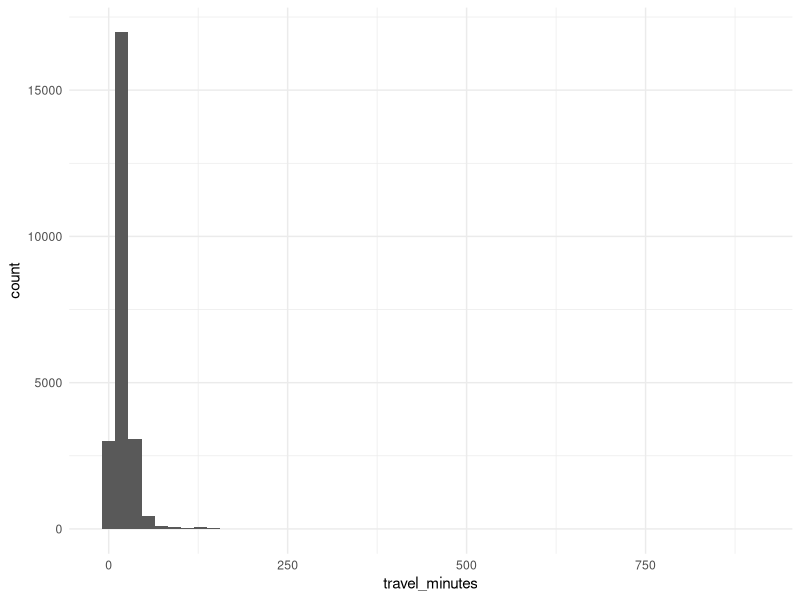
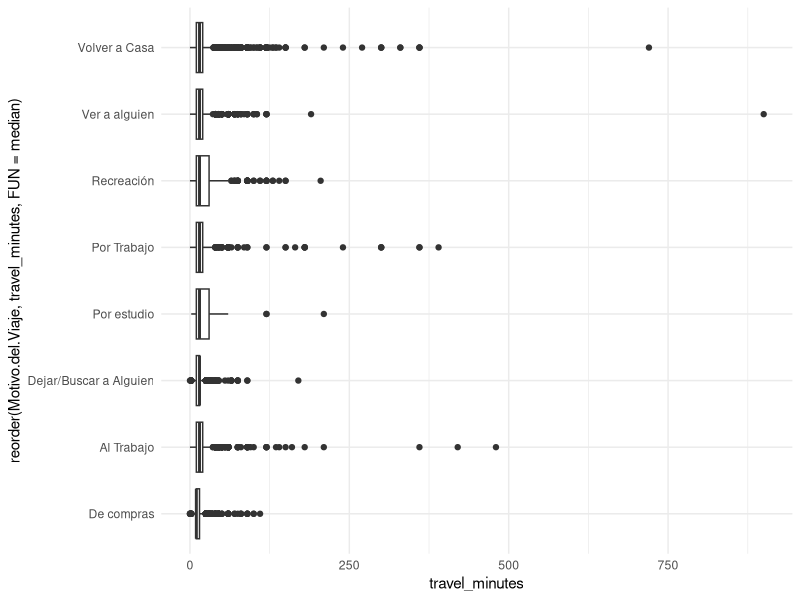
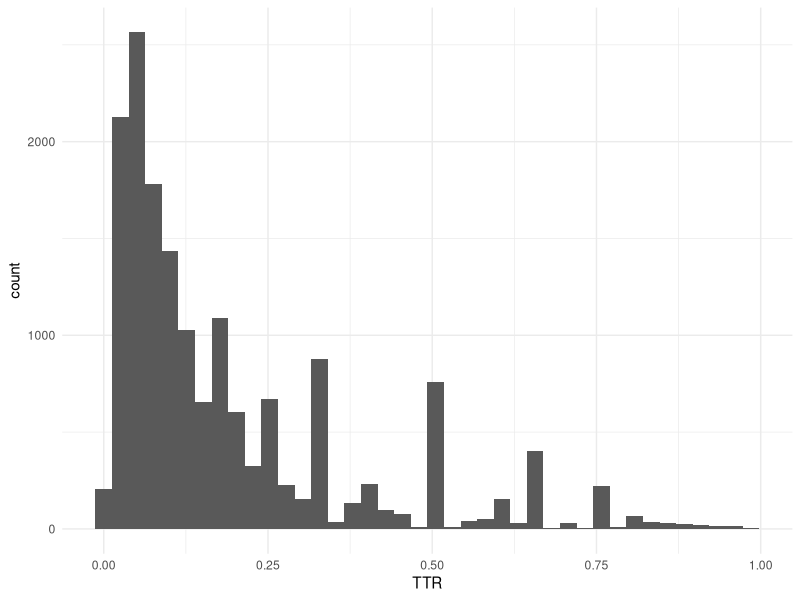

The R script that drew these images, in order:
## ---- chunk 1
knitr::opts_chunk$set(echo=FALSE, warning=FALSE, message=FALSE)
library(readxl); library(dplyr); library(ggplot2); library(lubridate)
df <- read_excel("TrabajoPractico1_Viajes.xlsx")
names(df) <- make.names(names(df))
df$HoraInicio <- as.POSIXct(df$HoraInicio, format="%H:%M:%S", tz="UTC")
df$HoraFin <- as.POSIXct(df$HoraFin, format="%H:%M:%S", tz="UTC")
df$travel_minutes <- as.numeric(df$Tiempo.de.duración.del.viaje.en.minutos)
df <- df %>% arrange(Identificación, Día, HoraInicio)
df <- df %>% group_by(Identificación, Día) %>%
  mutate(next_HoraInicio = lead(HoraInicio),
         activity_duration_mins = as.numeric(difftime(next_HoraInicio, HoraFin, units="mins"))) %>%
  ungroup()
df$activity_duration_mins <- ifelse(df$activity_duration_mins <= 0, NA, df$activity_duration_mins)
df$TTR <- ifelse(!is.na(df$activity_duration_mins) & (df$activity_duration_mins + df$travel_minutes) > 0,
                 df$travel_minutes / (df$travel_minutes + df$activity_duration_mins), NA)
## ---- chunk 2
overall <- df %>% summarise(n_trips=n(), mean_travel = mean(travel_minutes, na.rm=TRUE), mean_activity = mean(activity_duration_mins, na.rm=TRUE), mean_TTR=mean(TTR, na.rm=TRUE))
knitr::kable(overall)
## ---- chunk 3
ggplot(df, aes(x=travel_minutes)) + geom_histogram(bins=50) + theme_minimal()
## ---- chunk 4
by_motive <- df %>% group_by(Motivo.del.Viaje) %>% summarise(trips=n(), mean_travel=mean(travel_minutes, na.rm=TRUE), mean_TTR=mean(TTR, na.rm=TRUE)) %>% arrange(desc(trips))
top_motives <- head(by_motive$Motivo.del.Viaje, 8)
ggplot(df %>% filter(Motivo.del.Viaje %in% top_motives), aes(x=reorder(Motivo.del.Viaje, travel_minutes, FUN=median), y=travel_minutes)) + geom_boxplot() + coord_flip() + theme_minimal()
## ---- chunk 5
ggplot(df %>% filter(!is.na(TTR)), aes(x=TTR)) + geom_histogram(bins=40) + theme_minimal()
